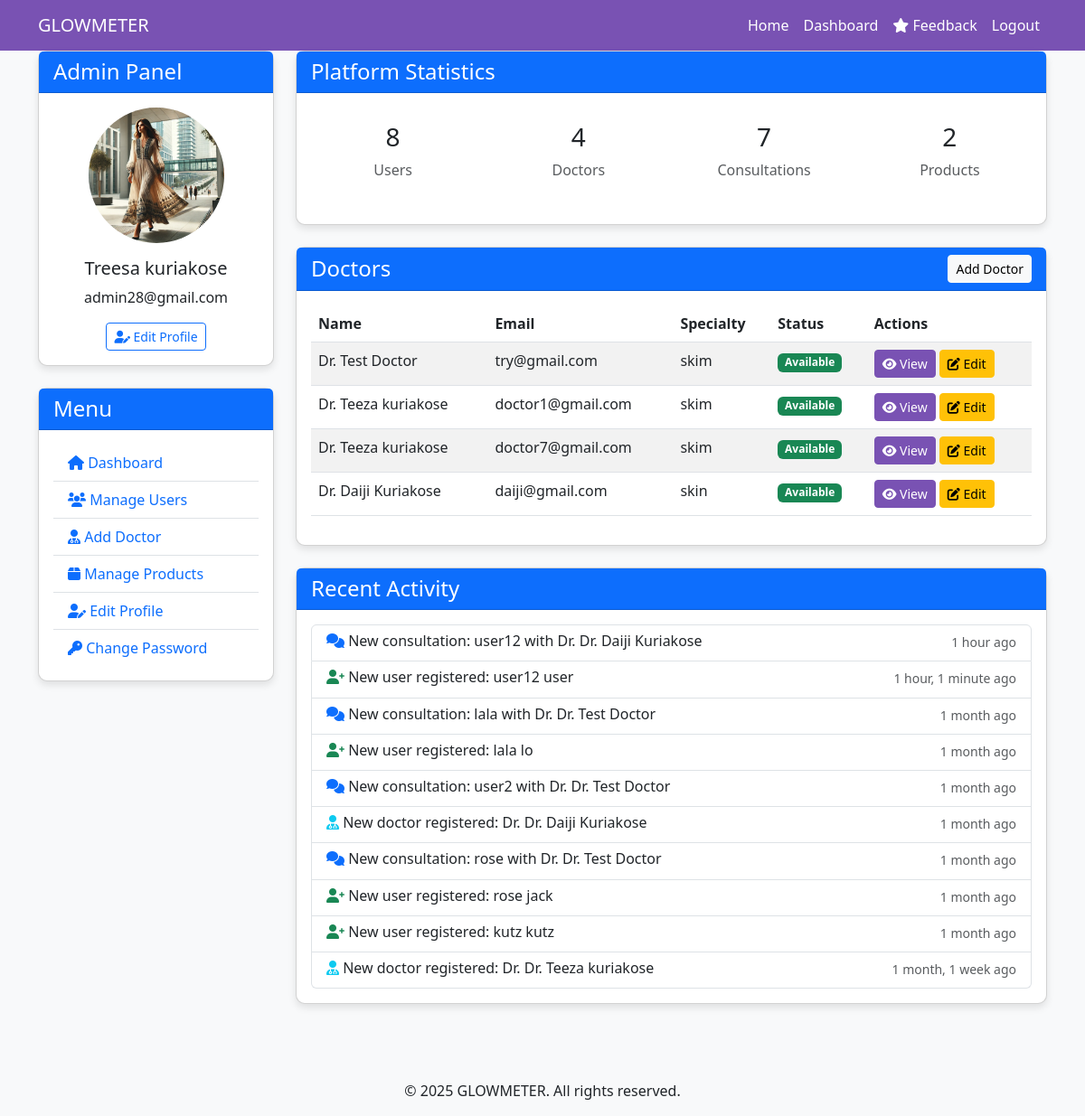
Screenshot of /dashboard/ (signed in) with the database file from the repository.
### glowmeter_app/models.py (models this page shows, shortened)
class User(AbstractBaseUser, PermissionsMixin):
    username = None
    email = models.EmailField(unique=True)
    first_name = models.CharField(max_length=30, blank=True)
    last_name = models.CharField(max_length=30, blank=True)
    profile_picture = models.ImageField(upload_to='admins/', null=True, blank=True)
    is_active = models.BooleanField(default=True)
    is_staff = models.BooleanField(default=False)
    is_doctor = models.BooleanField(default=False)
    is_admin = models.BooleanField(default=False)
    date_joined = models.DateTimeField(auto_now_add=True)
    USERNAME_FIELD = 'email'
    REQUIRED_FIELDS = []
    objects = UserManager()

class Doctor(models.Model):
    user = models.OneToOneField(User, on_delete=models.CASCADE, related_name='doctor_profile')
    profile_picture = models.ImageField(upload_to='doctors/', null=True, blank=True)
    specialization = models.CharField(max_length=100, default='General')
    qualification = models.CharField(max_length=200, default='MBBS')
    experience_years = models.IntegerField(default=0)
    is_available = models.BooleanField(default=True)
    consultation_fee = models.DecimalField(max_digits=10, decimal_places=2, default=0.00)
    gpay_id = models.CharField(max_length=100, blank=True)
    @property
    def full_name(self):
        return f"Dr. {self.user.first_name} {self.user.last_name}".strip()

class Consultation(models.Model):
    user = models.ForeignKey(User, on_delete=models.CASCADE, related_name='user_consultations')
    doctor = models.ForeignKey(Doctor, on_delete=models.CASCADE, related_name='doctor_consultations')
    started_at = models.DateTimeField(auto_now_add=True)
    is_active = models.BooleanField(default=True)

### glowmeter_app/views.py (the view, shortened to what this page needs)
# urls.py: path('dashboard/', views.dashboard, name='dashboard'),
@login_required
def dashboard(request):
    user = request.user
    if user.is_admin:
        users_count = User.objects.filter(is_doctor=False, is_admin=False).count()
        doctors = Doctor.objects.all().select_related('user')  # Get all doctors with their user info
        doctors_count = doctors.count()
        consultations_count = Consultation.objects.count()
        products_count = Product.objects.count()
        recent_activities = []
        recent_users = User.objects.filter(is_doctor=False, is_admin=False).order_by('-date_joined')[:5]
        for user in recent_users:
            recent_activities.append({
                'type': 'registration',
                'user': user,
                'timestamp': user.date_joined,
                'message': f"New user registered: {user.first_name} {user.last_name}"
            })
        recent_consultations = Consultation.objects.order_by('-started_at')[:5]
        for consultation in recent_consultations:
            recent_activities.append({
                'type': 'consultation',
                'user': consultation.user,
                'timestamp': consultation.started_at,
                'message': f"New consultation: {consultation.user.first_name} with Dr. {consultation.doctor.full_name}"
            })
        recent_doctors = Doctor.objects.order_by('-user__date_joined')[:5]
        for doctor in recent_doctors:
            recent_activities.append({
                'type': 'doctor',
                'user': doctor.user,
                'timestamp': doctor.user.date_joined,
                'message': f"New doctor registered: Dr. {doctor.full_name}"
            })
        recent_activities.sort(key=lambda x: x['timestamp'], reverse=True)
        recent_activities = recent_activities[:10]  # Get only the 10 most recent activities
        context = {
            'users_count': users_count,
            'doctors': doctors,
            'doctors_count': doctors_count,
            'consultations_count': consultations_count,
            'products_count': products_count,
            'recent_activities': recent_activities,
        }
        return render(request, 'admin_dashboard.html', context)
    else:
        available_doctors = Doctor.objects.filter(is_available=True)
        return render(request, 'user_dashboard.html', {'doctors': available_doctors})

### templates/admin_dashboard.html (shortened to what this page needs)
{% extends 'base.html' %}
{% block content %}
<div class="container">
    <div class="row">
        <div class="col-md-3">
            <div class="card mb-4">
                <div class="card-header bg-primary text-white">
                    <h4 class="mb-0">Admin Panel</h4>
                </div>
                <div class="card-body text-center">
                    <div class="mb-3">
                        {% if user.profile_picture %}
                            <img src="{{ user.profile_picture.url }}" alt="Admin" class="img-fluid rounded-circle" style="width: 150px; height: 150px; object-fit: cover;">
                        {% else %}
                            <img src="https://via.placeholder.com/150" alt="Admin" class="img-fluid rounded-circle">
                        {% endif %}
                    </div>
                    <h5>{{ user.first_name }} {{ user.last_name }}</h5>
                    <p>{{ user.email }}</p>
                    <a href="{% url 'edit_profile' %}" class="btn btn-outline-primary btn-sm">
                        <i class="fas fa-user-edit"></i> Edit Profile
                    </a>
                </div>
            </div>
            <div class="card">
                <div class="card-header bg-primary text-white">
                    <h4 class="mb-0">Menu</h4>
                </div>
                <div class="card-body">
                    <ul class="list-group list-group-flush">
                        <li class="list-group-item">
                            <a href="{% url 'dashboard' %}" class="text-decoration-none">
                                <i class="fas fa-home"></i> Dashboard
                            </a>
                        </li>
                        <li class="list-group-item">
                            <a href="{% url 'manage_users' %}" class="text-decoration-none">
                                <i class="fas fa-users"></i> Manage Users
                            </a>
                        </li>
                        <li class="list-group-item">
                            <a href="{% url 'register_doctor' %}" class="text-decoration-none">
                                <i class="fas fa-user-md"></i> Add Doctor
                            </a>
                        </li>
                        <li class="list-group-item">
                            <a href="{% url 'manage_products' %}" class="text-decoration-none">
                                <i class="fas fa-box"></i> Manage Products
                            </a>
                        </li>
                        <li class="list-group-item">
                            <a href="{% url 'edit_profile' %}" class="text-decoration-none">
                                <i class="fas fa-user-edit"></i> Edit Profile
                            </a>
                        </li>
                        <li class="list-group-item">
                            <a href="{% url 'change_password' %}" class="text-decoration-none">
                                <i class="fas fa-key"></i> Change Password
                            </a>
                        </li>
                    </ul>
                </div>
            </div>
        </div>
        <div class="col-md-9">
            <div class="card mb-4">
                <div class="card-header bg-primary text-white">
                    <h4 class="mb-0">Platform Statistics</h4>
                </div>
                <div class="card-body">
                    <div class="row text-center">
                        <div class="col-md-3">
                            <div class="p-3">
                                <h3>{{ users_count|default:0 }}</h3>
                                <p class="text-muted">Users</p>
                            </div>
                        </div>
                        <div class="col-md-3">
                            <div class="p-3">
                                <h3>{{ doctors|length }}</h3>
                                <p class="text-muted">Doctors</p>
                            </div>
                        </div>
                        <div class="col-md-3">
                            <div class="p-3">
                                <h3>{{ consultations_count|default:0 }}</h3>
                                <p class="text-muted">Consultations</p>
                            </div>
                        </div>
                        <div class="col-md-3">
                            <div class="p-3">
                                <h3>{{ products_count|default:0 }}</h3>
                                <p class="text-muted">Products</p>
                            </div>
                        </div>
                    </div>
                </div>
            </div>
            <div class="card mb-4">
                <div class="card-header bg-primary text-white d-flex justify-content-between align-items-center">
                    <h4 class="mb-0">Doctors</h4>
                    <a href="{% url 'register_doctor' %}" class="btn btn-light btn-sm">Add Doctor</a>
                </div>
                <div class="card-body">
                    <div class="table-responsive">
                        <table class="table table-striped">
                            <thead>
                                <tr>
                                    <th>Name</th>
                                    <th>Email</th>
                                    <th>Specialty</th>
                                    <th>Status</th>
                                    <th>Actions</th>
                                </tr>
                            </thead>
                            <tbody>
                                {% if doctors %}
                                    {% for doctor in doctors %}
                                    <tr>
                                        <td>{{ doctor.full_name }}</td>
                                        <td>{{ doctor.user.email }}</td>
                                        <td>{{ doctor.specialization }}</td>
                                        <td>
                                            {% if doctor.is_available %}
                                                <span class="badge bg-success">Available</span>
                                            {% else %}
                                                <span class="badge bg-secondary">Unavailable</span>
                                            {% endif %}
                                        </td>
                                        <td>
                                            <a href="{% url 'view_doctor' doctor.id %}" class="btn btn-sm btn-primary">
                                                <i class="fas fa-eye"></i> View
                                            </a>
                                            <a href="{% url 'edit_doctor' doctor.id %}" class="btn btn-sm btn-warning">
                                                <i class="fas fa-edit"></i> Edit
                                            </a>
                                        </td>
                                    </tr>
                                    {% endfor %}
                                {% else %}
                                    <tr>
                                        <td colspan="5" class="text-center">No doctors registered yet.</td>
                                    </tr>
                                {% endif %}
                            </tbody>
                        </table>
                    </div>
                </div>
            </div>
            <div class="card">
                <div class="card-header bg-primary text-white">
                    <h4 class="mb-0">Recent Activity</h4>
                </div>
                <div class="card-body">
                    {% if recent_activities %}
                        <div class="list-group">
                            {% for activity in recent_activities %}
                                <div class="list-group-item">
                                    <div class="d-flex w-100 justify-content-between">
                                        <h6 class="mb-1">
                                            {% if activity.type == 'registration' %}
                                                <i class="fas fa-user-plus text-success"></i>
                                            {% elif activity.type == 'consultation' %}
                                                <i class="fas fa-comments text-primary"></i>
                                            {% elif activity.type == 'doctor' %}
                                                <i class="fas fa-user-md text-info"></i>
                                            {% endif %}
                                            {{ activity.message }}
                                        </h6>
                                        <small class="text-muted">{{ activity.timestamp|timesince }} ago</small>
                                    </div>
                                </div>
                            {% endfor %}
                        </div>
                    {% else %}
                        <p class="text-center">No recent activity to display.</p>
                    {% endif %}
                </div>
            </div>
        </div>
    </div>
</div>
{% endblock %}

### templates/base.html (style rules this page uses)
body { font-family: 'Segoe UI', Tahoma, Geneva, Verdana, sans-serif; background-color: #f8f9fa; }
.card { border-radius: 10px; box-shadow: 0 4px 8px rgba(0,0,0,0.1); margin-bottom: 20px; }
.btn-primary { background-color: #7952b3; border-color: #7952b3; }

### rows the page displays
User: profile_picture (picture), first_name "Treesa", last_name "kuriakose", email "admin28@gmail.com"
Doctor: full_name "Dr. Test Doctor", user.email "try@gmail.com", specialization "skim", is_available "Available"
Doctor: full_name "Dr. Teeza kuriakose", user.email "doctor1@gmail.com", specialization "skim", is_available "Available"
Doctor: full_name "Dr. Teeza kuriakose", user.email "doctor7@gmail.com", specialization "skim", is_available "Available"
Doctor: full_name "Dr. Daiji Kuriakose", user.email "daiji@gmail.com", specialization "skin", is_available "Available"
User: message "New consultation: user12 with Dr. Dr. Daiji Kuriakose", timestamp "1 hour", message "New user registered: user12 user", timestamp "1 hour, 1 minute"
User: message "New consultation: lala with Dr. Dr. Test Doctor", timestamp "1 month", message "New user registered: lala lo"
User: message "New consultation: user2 with Dr. Dr. Test Doctor", timestamp "1 month"
User: message "New doctor registered: Dr. Dr. Daiji Kuriakose", timestamp "1 month"
User: message "New consultation: rose with Dr. Dr. Test Doctor", timestamp "1 month", message "New user registered: rose jack"
User: message "New user registered: kutz kutz", timestamp "1 month"
User: message "New doctor registered: Dr. Dr. Teeza kuriakose", timestamp "1 month, 1 week"

### other values shown
{{ users_count|default:0 }} "8"
{{ doctors|length }} "4"
{{ consultations_count|default:0 }} "7"
{{ products_count|default:0 }} "2"
